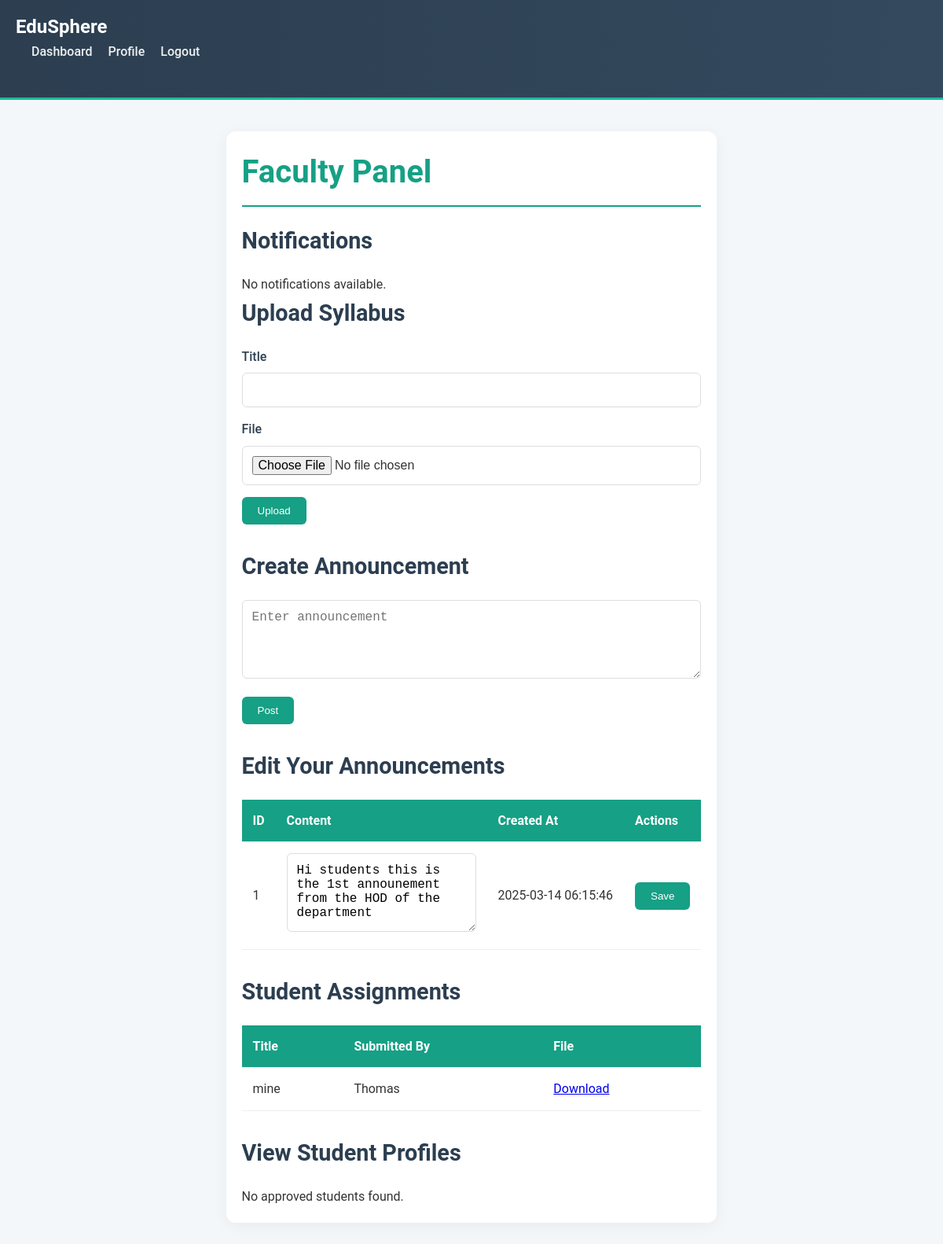
Page /education-portal/faculty.php (signed in) on the committed database.
### tables this page shows
CREATE TABLE `announcements` (
  `id` int(11) NOT NULL,
  `content` text NOT NULL,
  `created_by` int(11) DEFAULT NULL,
  `created_at` timestamp NOT NULL DEFAULT current_timestamp()
);

CREATE TABLE `assignments` (
  `id` int(11) NOT NULL,
  `title` varchar(100) NOT NULL,
  `file_path` varchar(255) NOT NULL,
  `submitted_by` int(11) DEFAULT NULL,
  `created_at` timestamp NOT NULL DEFAULT current_timestamp()
);

CREATE TABLE `users` (
  `id` int(11) NOT NULL,
  `name` varchar(100) NOT NULL,
  `email` varchar(100) NOT NULL,
  `password` varchar(255) NOT NULL,
  `role` enum('admin','faculty','student') DEFAULT 'student',
  `approved` tinyint(1) DEFAULT 0,
  `bio` text DEFAULT NULL,
  `created_at` timestamp NOT NULL DEFAULT current_timestamp(),
  `reset_token` varchar(255) DEFAULT NULL,
  `reset_expiry` datetime DEFAULT NULL,
  `last_login` datetime DEFAULT NULL
);

### education-portal/faculty.php (the view, shortened to what this page needs)
<?php
require 'config.php';
$assignments = $pdo->query("SELECT a.*, u.name FROM assignments a JOIN users u ON a.submitted_by = u.id")->fetchAll(PDO::FETCH_ASSOC);
$notifications = $pdo->query("SELECT * FROM notifications WHERE recipient_role IN ('faculty', 'all') ORDER BY created_at DESC LIMIT 5")->fetchAll(PDO::FETCH_ASSOC);
$stmt = $pdo->prepare("SELECT * FROM announcements WHERE created_by = ?");
$stmt->execute([$_SESSION['user_id']]);
$announcements = $stmt->fetchAll(PDO::FETCH_ASSOC);
$students = $pdo->query("SELECT id, name, email, bio FROM users WHERE role = 'student' AND approved = TRUE")->fetchAll(PDO::FETCH_ASSOC);
?>
<!DOCTYPE html>
<head>
    <link rel="stylesheet" href="css/styles.css">
</head>
<body>
    <?php include 'nav.php'; ?>
    <div class="container faculty-panel">
        <h1>Faculty Panel</h1>
        <h2>Notifications</h2>
        <?php if (!empty($notifications)): ?>
            <ul>
                <?php foreach ($notifications as $notification): ?>
                    <li><?php echo htmlspecialchars($notification['message']); ?> (<?php echo $notification['created_at']; ?>)</li>
                <?php endforeach; ?>
            </ul>
        <?php else: ?>
            <p>No notifications available.</p>
        <?php endif; ?>
        <h2>Upload Syllabus</h2>
        <form method="POST" enctype="multipart/form-data">
            <div class="mb-3">
                <label>Title</label>
                <input type="text" name="syllabus_title" class="form-control" required>
            </div>
            <div class="mb-3">
                <label>File</label>
                <input type="file" name="syllabus_file" class="form-control" required>
            </div>
            <button type="submit" class="btn btn-primary">Upload</button>
        </form>
        <h2>Create Announcement</h2>
        <form method="POST">
            <div class="mb-3">
                <textarea name="announcement" class="form-control" placeholder="Enter announcement" required></textarea>
            </div>
            <button type="submit" name="create_announcement" class="btn btn-primary">Post</button>
        </form>
        <h2>Edit Your Announcements</h2>
        <?php if (!empty($announcements)): ?>
            <table class="table">
                <thead>
                    <tr><th>ID</th><th>Content</th><th>Created At</th><th>Actions</th></tr>
                </thead>
                <tbody>
                    <?php foreach ($announcements as $announcement): ?>
                        <tr>
                            <td><?php echo $announcement['id']; ?></td>
                            <td>
                                <form method="POST" style="display:inline;">
                                    <textarea name="announcement_content" class="form-control"><?php echo htmlspecialchars($announcement['content']); ?></textarea>
                            </td>
                            <td><?php echo $announcement['created_at']; ?></td>
                            <td>
                                    <button type="submit" name="edit_announcement" class="btn btn-primary btn-sm">Save</button>
                            </td>
                        </tr>
                    <?php endforeach; ?>
                </tbody>
            </table>
        <?php else: ?>
            <p>No announcements created yet.</p>
        <?php endif; ?>
        <h2>Student Assignments</h2>
        <?php if (!empty($assignments)): ?>
            <table class="table">
                <thead>
                    <tr><th>Title</th><th>Submitted By</th><th>File</th></tr>
                </thead>
                <tbody>
                    <?php foreach ($assignments as $assignment): ?>
                        <tr>
                            <td><?php echo htmlspecialchars($assignment['title']); ?></td>
                            <td><?php echo htmlspecialchars($assignment['name']); ?></td>
                            <td><a href="<?php echo $assignment['file_path']; ?>" target="_blank">Download</a></td>
                        </tr>
                    <?php endforeach; ?>
                </tbody>
            </table>
        <?php else: ?>
            <p>No assignments submitted yet.</p>
        <?php endif; ?>
        <h2>View Student Profiles</h2>
        <?php if (!empty($students)): ?>
            <table class="table">
                <thead>
                    <tr><th>ID</th><th>Name</th><th>Email</th><th>Bio</th><th>Actions</th></tr>
                </thead>
                <tbody>
                    <?php foreach ($students as $student): ?>
                        <tr>
                            <td><?php echo $student['id']; ?></td>
                            <td><?php echo htmlspecialchars($student['name']); ?></td>
                            <td><?php echo htmlspecialchars($student['email']); ?></td>
                            <td><?php echo htmlspecialchars($student['bio'] ?? 'No bio available'); ?></td>
                            <td>
                                <a href="view_student_profile.php?student_id=<?php echo $student['id']; ?>" class="btn btn-info btn-sm">View Full Profile</a>
                            </td>
                        </tr>
                    <?php endforeach; ?>
                </tbody>
            </table>
        <?php else: ?>
            <p>No approved students found.</p>
        <?php endif; ?>
    </div>
</body>
</html>

### education-portal/css/styles.css (style rules this page uses)
* { margin: 0; padding: 0; box-sizing: border-box; }
body { font-family: 'Roboto', Arial, sans-serif; color: #333; line-height: 1.6; min-height: 100vh; display: flex; flex-direction: column; background: #f4f7fa; }
.container { max-width: 1200px; margin: 40px auto; padding: 20px; background: #fff; border-radius: 12px; box-shadow: 0 4px 20px rgba(0, 0, 0, 0.05); position: relative; z-index: 1; }
h1, h2 { color: #2c3e50; margin-bottom: 20px; }
h1 { font-size: 2.5rem; font-weight: 700; border-bottom: 2px solid #1abc9c; padding-bottom: 10px; }
h2 { font-size: 1.8rem; font-weight: 600; }
.btn { display: inline-block; padding: 10px 20px; border-radius: 6px; text-decoration: none; font-weight: 500; transition: all 0.3s ease; cursor: pointer; border: none; }
.btn-primary { background: #1abc9c; color: #fff; }
form { margin-bottom: 30px; }
.mb-3 { margin-bottom: 15px; }
.form-control { width: 100%; padding: 12px; border: 1px solid #ddd; border-radius: 6px; font-size: 1rem; transition: border-color 0.3s ease; }
textarea.form-control { resize: vertical; min-height: 100px; }
label { display: block; margin-bottom: 8px; font-weight: 500; color: #2c3e50; }
.table { width: 100%; border-collapse: collapse; margin-bottom: 30px; }
.table th, .table td { padding: 14px; text-align: left; border-bottom: 1px solid #eee; }
.table th { background: #34495e; color: #fff; font-weight: 600; }
.faculty-panel h1 { color: #16a085; border-bottom-color: #16a085; }
.faculty-panel .btn-primary { background: #16a085; }
.faculty-panel .table th { background: #16a085; }

### rows in the picture
announcements: id "1", announcement_content "Hi students this is the 1st announement from the HOD of the department", created_at "2025-03-14 06:15:46"
assignments: title "mine", submitted_by.name "Thomas"
